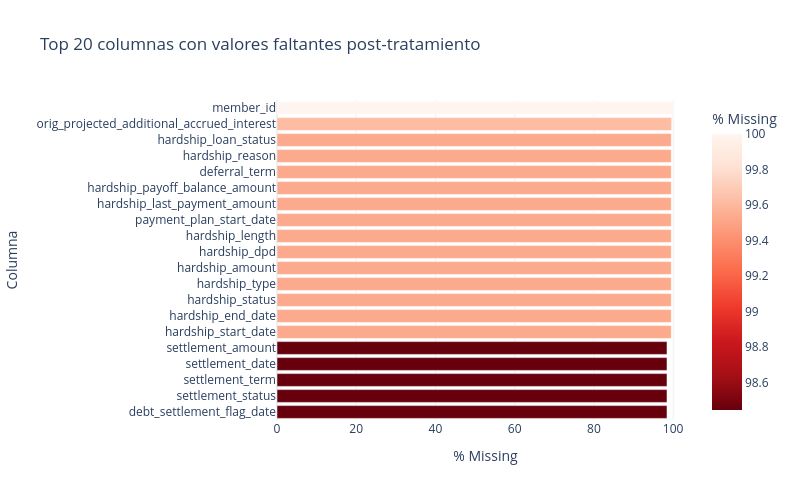

Notebook source saved alongside this figure:
### Code cell
# --- Grafico: missing values post-tratamiento ---
miss = df_acc.isnull().sum()
miss_pct = (miss / len(df_acc)) * 100
miss_df = pd.DataFrame({"col": miss.index, "pct": miss_pct.values})
miss_df = miss_df[miss_df["pct"] > 0].sort_values("pct", ascending=False).head(20)

fig = px.bar(miss_df, x="pct", y="col", orientation="h",
             title="Top 20 columnas con valores faltantes post-tratamiento",
             labels={"pct": "% Missing", "col": "Columna"},
             color="pct", color_continuous_scale="Reds_r")
fig.update_layout(template="plotly_white",
                  width=800, height=500,
                  yaxis={"categoryorder": "total ascending"})
fig.show()

### Figure 1 — Plotly figure (JSON) as saved in the notebook; plotly's stock layout.template omitted (floating-point values rounded to 4 significant figures)
{"data": [{"hovertemplate": "% Missing=%{marker.color}<br>Columna=%{y}<extra></extra>", "legendgroup": "", "marker": {"color": [100.0, 99.62, 99.53, 99.53, 99.53, 99.53, 99.53, 99.53, 99.53, 99.53, 99.53, 99.53, 99.53, 99.53, 99.53, 98.45, 98.45, 98.45, 98.45, 98.45], "coloraxis": "coloraxis", "pattern": {"shape": ""}}, "name": "", "orientation": "h", "showlegend": false, "textposition": "auto", "type": "bar", "x": [100.0, 99.62, 99.53, 99.53, 99.53, 99.53, 99.53, 99.53, 99.53, 99.53, 99.53, 99.53, 99.53, 99.53, 99.53, 98.45, 98.45, 98.45, 98.45, 98.45], "xaxis": "x", "y": ["member_id", "orig_projected_additional_accrued_interest", "hardship_start_date", "hardship_end_date", "hardship_status", "hardship_type", "hardship_amount", "hardship_dpd", "hardship_length", "payment_plan_start_date", "hardship_last_payment_amount", "hardship_payoff_balance_amount", "deferral_term", "hardship_reason", "hardship_loan_status", "debt_settlement_flag_date", "settlement_status", "settlement_term", "settlement_date", "settlement_amount"], "yaxis": "y"}], "layout": {"barmode": "relative", "coloraxis": {"autocolorscale": false, "colorbar": {"title": {"text": "% Missing"}}, "colorscale": [[0, "rgb(103,0,13)"], [0.125, "rgb(165,15,21)"], [0.25, "rgb(203,24,29)"], [0.375, "rgb(239,59,44)"], [0.5, "rgb(251,106,74)"], [0.625, "rgb(252,146,114)"], [0.75, "rgb(252,187,161)"], [0.875, "rgb(254,224,210)"], [1, "rgb(255,245,240)"]]}, "height": 500, "legend": {"tracegroupgap": 0}, "title": {"text": "Top 20 columnas con valores faltantes post-tratamiento"}, "width": 800, "xaxis": {"anchor": "y", "domain": [0, 1], "title": {"text": "% Missing"}}, "yaxis": {"anchor": "x", "categoryorder": "total ascending", "domain": [0, 1], "title": {"text": "Columna"}}}}
